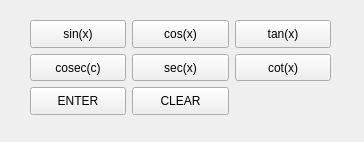
<?xml version="1.0" encoding="UTF-8"?>
<ui version="4.0">
 <class>Form</class>
 <widget class="QWidget" name="Form">
  <property name="geometry">
   <rect>
    <x>0</x>
    <y>0</y>
    <width>364</width>
    <height>142</height>
   </rect>
  </property>
  <property name="windowTitle">
   <string>Form</string>
  </property>
  <widget class="QWidget" name="">
   <property name="geometry">
    <rect>
     <x>30</x>
     <y>20</y>
     <width>301</width>
     <height>95</height>
    </rect>
   </property>
   <layout class="QGridLayout" name="gridLayout">
    <item row="1" column="1">
     <widget class="QPushButton" name="pushButton_5">
      <property name="sizePolicy">
       <sizepolicy hsizetype="Expanding" vsizetype="Expanding">
        <horstretch>0</horstretch>
        <verstretch>0</verstretch>
       </sizepolicy>
      </property>
      <property name="text">
       <string>sec(x)</string>
      </property>
     </widget>
    </item>
    <item row="1" column="0">
     <widget class="QPushButton" name="pushButton_4">
      <property name="sizePolicy">
       <sizepolicy hsizetype="Expanding" vsizetype="Expanding">
        <horstretch>0</horstretch>
        <verstretch>0</verstretch>
       </sizepolicy>
      </property>
      <property name="text">
       <string>cosec(c)</string>
      </property>
     </widget>
    </item>
    <item row="0" column="0">
     <widget class="QPushButton" name="pushButton">
      <property name="sizePolicy">
       <sizepolicy hsizetype="Expanding" vsizetype="Expanding">
        <horstretch>0</horstretch>
        <verstretch>0</verstretch>
       </sizepolicy>
      </property>
      <property name="text">
       <string>sin(x)</string>
      </property>
     </widget>
    </item>
    <item row="2" column="0">
     <widget class="QPushButton" name="pushButton_7">
      <property name="sizePolicy">
       <sizepolicy hsizetype="Expanding" vsizetype="Expanding">
        <horstretch>0</horstretch>
        <verstretch>0</verstretch>
       </sizepolicy>
      </property>
      <property name="text">
       <string>ENTER</string>
      </property>
     </widget>
    </item>
    <item row="0" column="2">
     <widget class="QPushButton" name="pushButton_3">
      <property name="sizePolicy">
       <sizepolicy hsizetype="Expanding" vsizetype="Expanding">
        <horstretch>0</horstretch>
        <verstretch>0</verstretch>
       </sizepolicy>
      </property>
      <property name="text">
       <string>tan(x)</string>
      </property>
     </widget>
    </item>
    <item row="0" column="1">
     <widget class="QPushButton" name="pushButton_2">
      <property name="sizePolicy">
       <sizepolicy hsizetype="Expanding" vsizetype="Expanding">
        <horstretch>0</horstretch>
        <verstretch>0</verstretch>
       </sizepolicy>
      </property>
      <property name="text">
       <string>cos(x)</string>
      </property>
     </widget>
    </item>
    <item row="2" column="1">
     <widget class="QPushButton" name="pushButton_8">
      <property name="sizePolicy">
       <sizepolicy hsizetype="Expanding" vsizetype="Expanding">
        <horstretch>0</horstretch>
        <verstretch>0</verstretch>
       </sizepolicy>
      </property>
      <property name="text">
       <string>CLEAR</string>
      </property>
     </widget>
    </item>
    <item row="1" column="2">
     <widget class="QPushButton" name="pushButton_6">
      <property name="sizePolicy">
       <sizepolicy hsizetype="Expanding" vsizetype="Expanding">
        <horstretch>0</horstretch>
        <verstretch>0</verstretch>
       </sizepolicy>
      </property>
      <property name="text">
       <string>cot(x)</string>
      </property>
     </widget>
    </item>
   </layout>
  </widget>
 </widget>
 <resources/>
 <connections/>
</ui>
